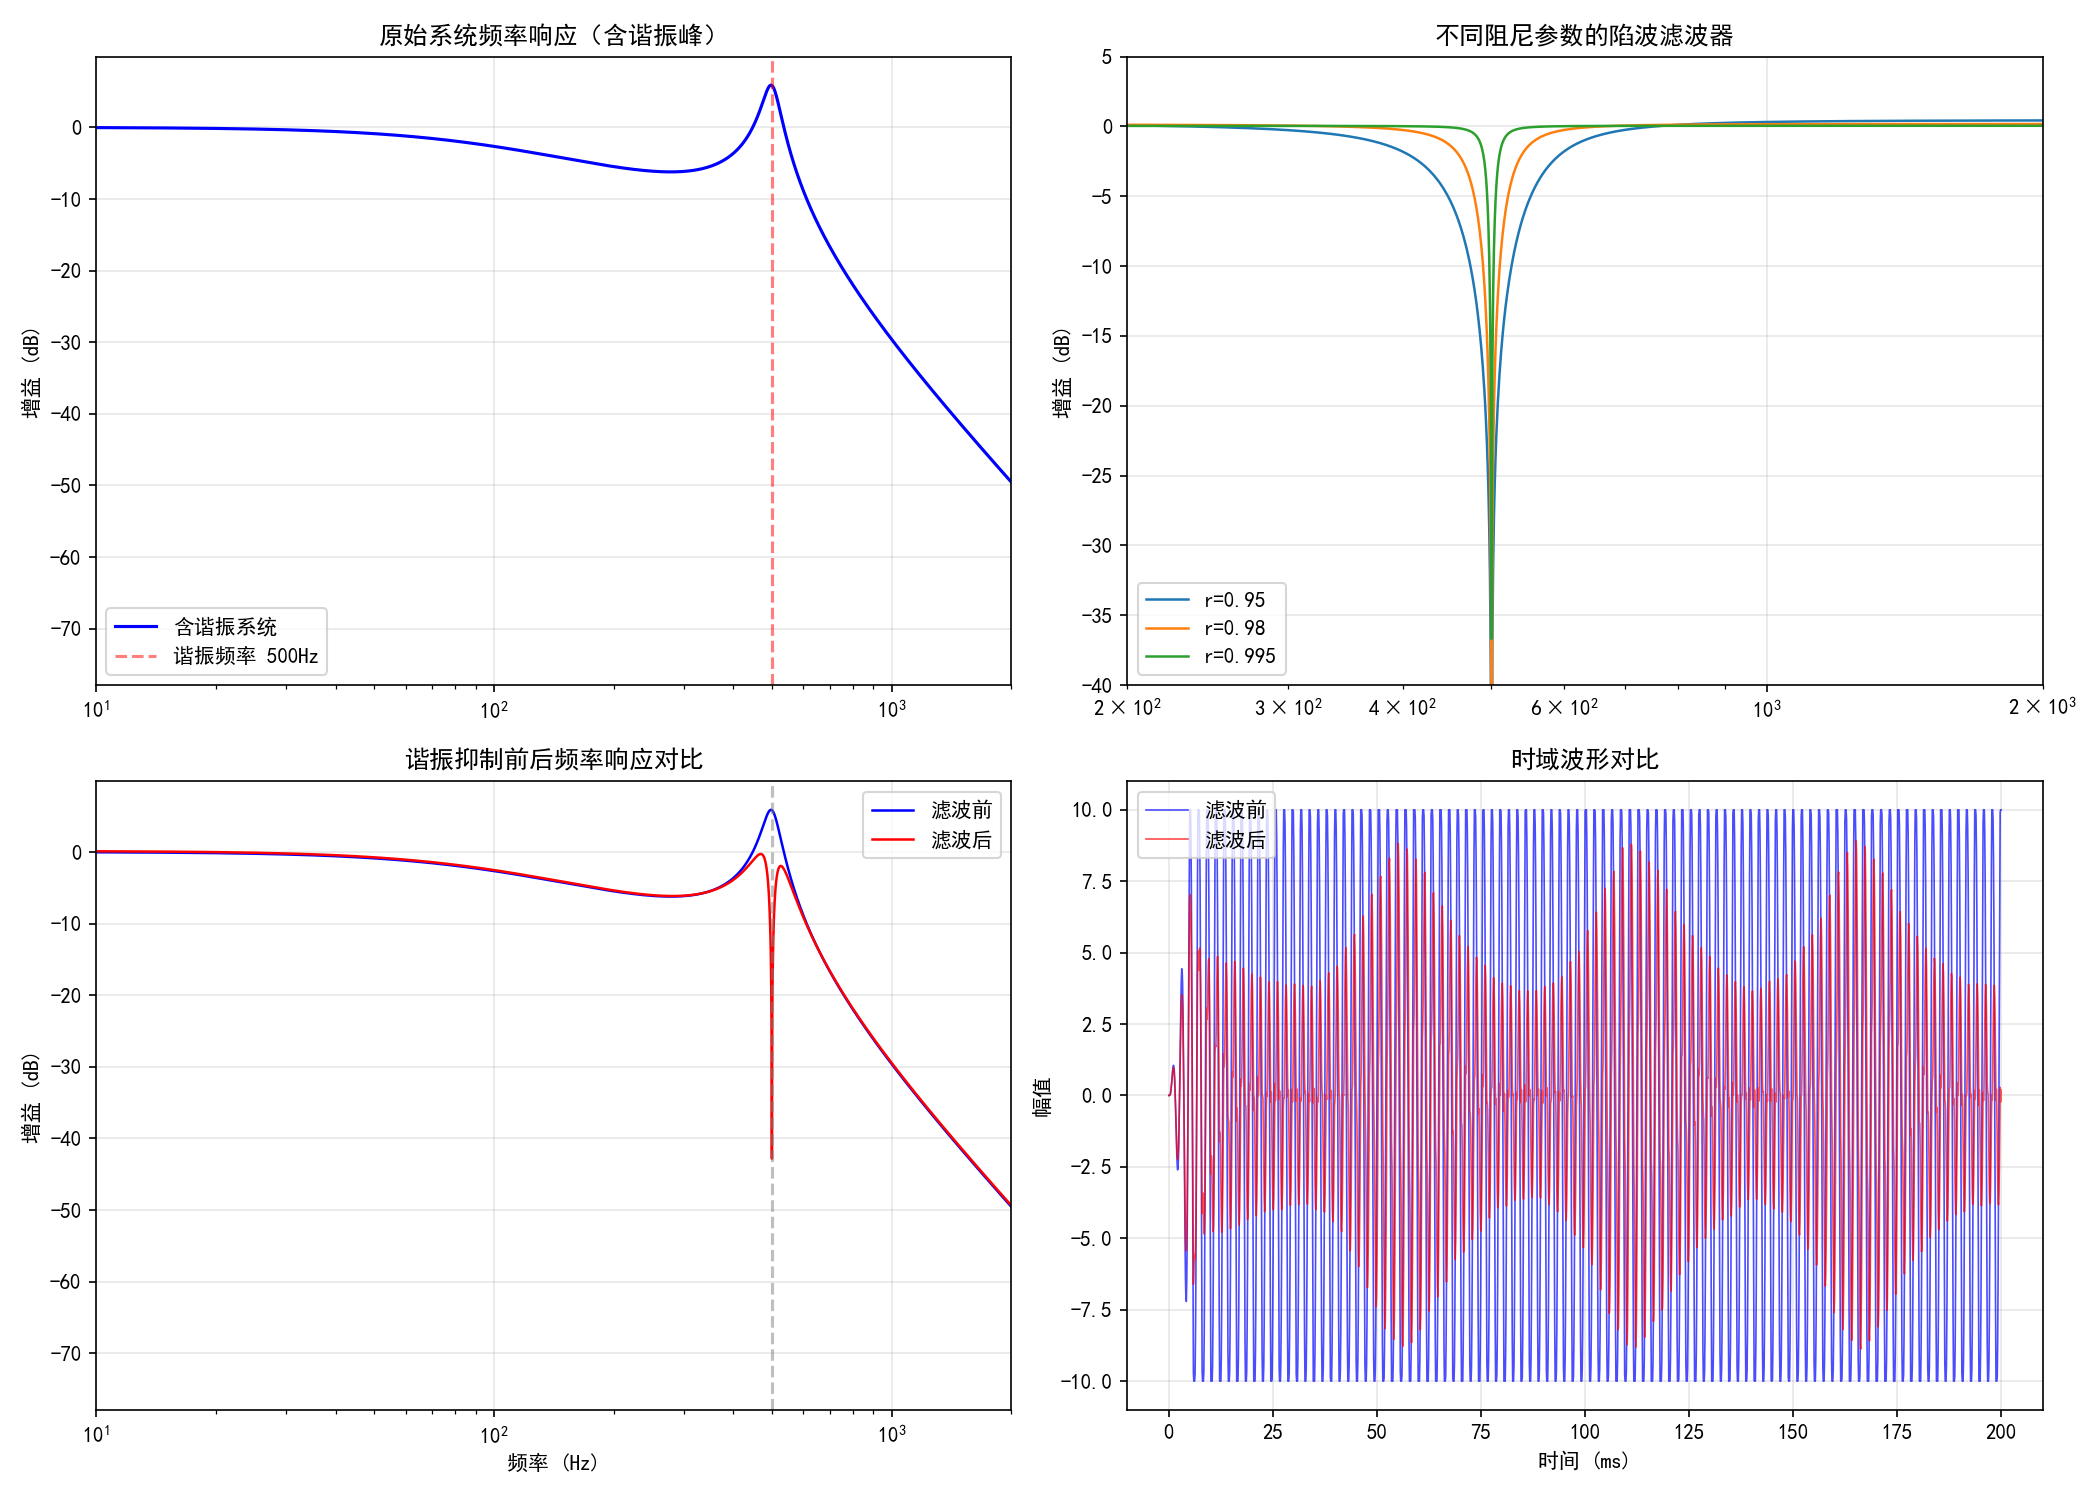

This chart was generated by the following Python code:
# -*- coding: utf-8 -*-
"""
陷波滤波器谐振抑制仿真
=====================
使用陷波滤波器抑制机械谐振峰，对比滤波前后效果
应用场景: 电机驱动系统中的谐振抑制
"""
import numpy as np
import matplotlib
matplotlib.use('Agg')
import matplotlib.pyplot as plt
import os



def main():
    plt.rcParams['font.sans-serif'] = ['SimHei', 'Microsoft YaHei', 'DejaVu Sans']
    plt.rcParams['axes.unicode_minus'] = False

    # ========== 系统参数 ==========
    fs = 10000   # 采样率 10kHz
    dt = 1.0 / fs
    T = 0.5
    t = np.arange(0, T, dt)
    N = len(t)

    # ========== 含谐振的系统传递函数 ==========
    # 系统: 一阶惯性 + 谐振峰
    # G(s) = wn^2 / (s^2 + 2*zeta*wn*s + wn^2) * 1/(taus*s + 1)
    # 谐振频率 500Hz, 阻尼比0.05 (尖锐谐振)
    f_res = 500  # 谐振频率 Hz
    w_res = 2 * np.pi * f_res
    zeta = 0.05  # 小阻尼比 -> 尖锐谐振峰

    # 频率响应计算
    f_axis = np.linspace(10, fs/2, 5000)
    w_axis = 2 * np.pi * f_axis

    # 谐振环节频率响应
    H_res = w_res**2 / (-w_axis**2 + 2j*zeta*w_res*w_axis + w_res**2)
    # 低通环节 (截止100Hz)
    tau = 1 / (2*np.pi*100)
    H_lp = 1 / (1j*w_axis*tau + 1)
    # 总系统
    H_total = H_res * H_lp

    # ========== 设计陷波滤波器 ==========
    # 陷波滤波器: H(z) = (1 - 2*cos(w0)*z^-1 + z^-2) / (1 - 2*r*cos(w0)*z^-1 + r^2*z^-2)
    # r 接近1时陷波越窄
    w0_digital = 2 * np.pi * f_res / fs  # 数字角频率
    r = 0.98  # 陷波窄度

    b_notch = [1, -2*np.cos(w0_digital), 1]
    a_notch = [1, -2*r*np.cos(w0_digital), r**2]

    # 陷波滤波器频率响应
    z = np.exp(1j * w_axis * dt)
    H_notch = (b_notch[0] + b_notch[1]*z**(-1) + b_notch[2]*z**(-2)) / \
              (a_notch[0] + a_notch[1]*z**(-1) + a_notch[2]*z**(-2))

    # 不同阻尼的陷波滤波器
    r_values = [0.95, 0.98, 0.995]

    # ========== 时域信号仿真 ==========
    # 输入: 白噪声 + 谐振频率正弦
    np.random.seed(42)
    x_in = np.random.randn(N) * 0.1 + 0.5 * np.sin(2*np.pi*f_res*t)

    # 通过系统 (谐振环节) - 使用二阶差分方程
    # H(s) = w_res^2 / (s^2 + 2*zeta*w_res*s + w_res^2)
    # 双线性变换离散化
    y_resonant = np.zeros(N)
    x1_r = x2_r = 0.0
    for i in range(N):
        y_resonant[i] = x1_r
        # 状态空间: x1_dot = x2, x2_dot = -w_res^2*x1 - 2*zeta*w_res*x2 + w_res^2*u
        x2_dot = -w_res**2 * x1_r - 2*zeta*w_res * x2_r + w_res**2 * x_in[i]
        x1_dot = x2_r
        # 使用较小的有效步长防止数值问题
        effective_dt = min(dt, 1e-6)
        steps = max(1, int(dt / effective_dt))
        for _ in range(steps):
            x2_r += x2_dot * effective_dt
            x1_r += x1_dot * effective_dt
        # 限幅防止发散
        x1_r = np.clip(x1_r, -10, 10)
        x2_r = np.clip(x2_r, -1e6, 1e6)

    # 陷波滤波
    def apply_filter(signal, b, a):
        """IIR滤波器实现"""
        y = np.zeros(len(signal))
        for i in range(len(signal)):
            y[i] = b[0] * signal[i]
            for j in range(1, len(b)):
                if i - j >= 0:
                    y[i] += b[j] * signal[i-j] - a[j] * y[i-j]
        return y

    y_filtered = apply_filter(y_resonant, b_notch, a_notch)

    # ========== 性能指标 ==========
    # 谐振频率处的衰减
    H_total_mag = 20 * np.log10(np.abs(H_total) + 1e-10)
    H_filtered_mag = 20 * np.log10(np.abs(H_total * H_notch) + 1e-10)
    res_idx = np.argmin(np.abs(f_axis - f_res))

    print("=== 陷波滤波器谐振抑制性能 ===")
    print(f"  谐振频率: {f_res} Hz")
    print(f"  谐振峰增益: {H_total_mag[res_idx]:.1f} dB")
    print(f"  滤波后增益: {H_filtered_mag[res_idx]:.1f} dB")
    print(f"  谐振抑制: {H_total_mag[res_idx] - H_filtered_mag[res_idx]:.1f} dB")

    # 时域RMS
    rms_before = np.sqrt(np.mean(y_resonant**2))
    rms_after = np.sqrt(np.mean(y_filtered**2))
    print(f"  时域RMS (滤波前): {rms_before:.4f}")
    print(f"  时域RMS (滤波后): {rms_after:.4f}")

    # ========== 绘图 ==========
    fig, axes = plt.subplots(2, 2, figsize=(14, 10))

    # 频率响应 - 原始系统
    axes[0, 0].semilogx(f_axis, H_total_mag, 'b-', linewidth=1.5, label='含谐振系统')
    axes[0, 0].axvline(f_res, color='r', linestyle='--', alpha=0.5, label=f'谐振频率 {f_res}Hz')
    axes[0, 0].set_ylabel('增益 (dB)')
    axes[0, 0].set_title('原始系统频率响应（含谐振峰）')
    axes[0, 0].legend()
    axes[0, 0].grid(True, alpha=0.3)
    axes[0, 0].set_xlim([10, 2000])

    # 陷波滤波器特性 (不同阻尼)
    for r_val in r_values:
        b_n = [1, -2*np.cos(w0_digital), 1]
        a_n = [1, -2*r_val*np.cos(w0_digital), r_val**2]
        z = np.exp(1j * w_axis * dt)
        H_n = (b_n[0] + b_n[1]*z**(-1) + b_n[2]*z**(-2)) / \
              (a_n[0] + a_n[1]*z**(-1) + a_n[2]*z**(-2))
        axes[0, 1].semilogx(f_axis, 20*np.log10(np.abs(H_n)+1e-10), linewidth=1.2, label=f'r={r_val}')
    axes[0, 1].set_ylabel('增益 (dB)')
    axes[0, 1].set_title('不同阻尼参数的陷波滤波器')
    axes[0, 1].legend()
    axes[0, 1].grid(True, alpha=0.3)
    axes[0, 1].set_xlim([200, 2000])
    axes[0, 1].set_ylim([-40, 5])

    # 滤波前后频率响应对比
    axes[1, 0].semilogx(f_axis, H_total_mag, 'b-', linewidth=1.2, label='滤波前')
    axes[1, 0].semilogx(f_axis, H_filtered_mag, 'r-', linewidth=1.2, label='滤波后')
    axes[1, 0].axvline(f_res, color='gray', linestyle='--', alpha=0.5)
    axes[1, 0].set_xlabel('频率 (Hz)')
    axes[1, 0].set_ylabel('增益 (dB)')
    axes[1, 0].set_title('谐振抑制前后频率响应对比')
    axes[1, 0].legend()
    axes[1, 0].grid(True, alpha=0.3)
    axes[1, 0].set_xlim([10, 2000])

    # 时域波形对比
    t_show = t[:2000]
    axes[1, 1].plot(t_show*1000, y_resonant[:2000], 'b-', linewidth=0.8, alpha=0.7, label='滤波前')
    axes[1, 1].plot(t_show*1000, y_filtered[:2000], 'r-', linewidth=0.8, alpha=0.7, label='滤波后')
    axes[1, 1].set_xlabel('时间 (ms)')
    axes[1, 1].set_ylabel('幅值')
    axes[1, 1].set_title('时域波形对比')
    axes[1, 1].legend()
    axes[1, 1].grid(True, alpha=0.3)

    plt.tight_layout()
    out = os.path.join(os.path.dirname(os.path.abspath(__file__)), 'notch_filter_resonance.png')
    plt.savefig(out, dpi=150)
    plt.close()
    print(f"\n已保存: {out}")



if __name__ == '__main__':
    main()
